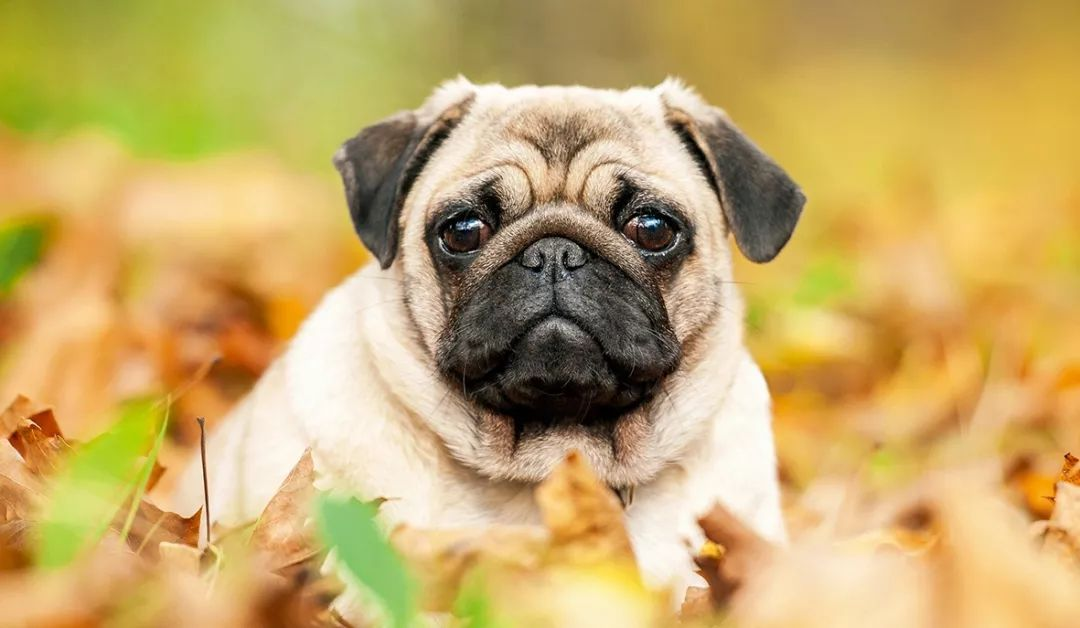
#> input picture opencv_learn/image/bage.jpeg, 1080 x 628 px, found by its file name
$ python opencv_demo1.py
#> lines starting #> are read from the running program, lines starting #| are printed output that depends on the picture
# -*- coding: utf-8 -*-
"""
基本操作
目标：
1.加载图片，显示图片，保存图片
2.使用到的函数：cv2.imread(),cv2.imshow(),cv2.imwrite()

加载图片
imread()参数:1.图片路径，2.读入方式
cv2.IMREAD_COLOR：彩色图，默认值为（1）
cv2.IMREAD_GRAYSCALE：灰度图，默认值(0)
cv2.IMREAD_UNCHANGED：包含透明通道的彩色图(-1)

显示图片
cv2.imshow（）参数：1.窗口的名字，2.要显示的名字

"""

import cv2

if __name__ == "__main__":
    # 加载图片
    img = cv2.imread(r"..\image\bage.jpeg", 0)
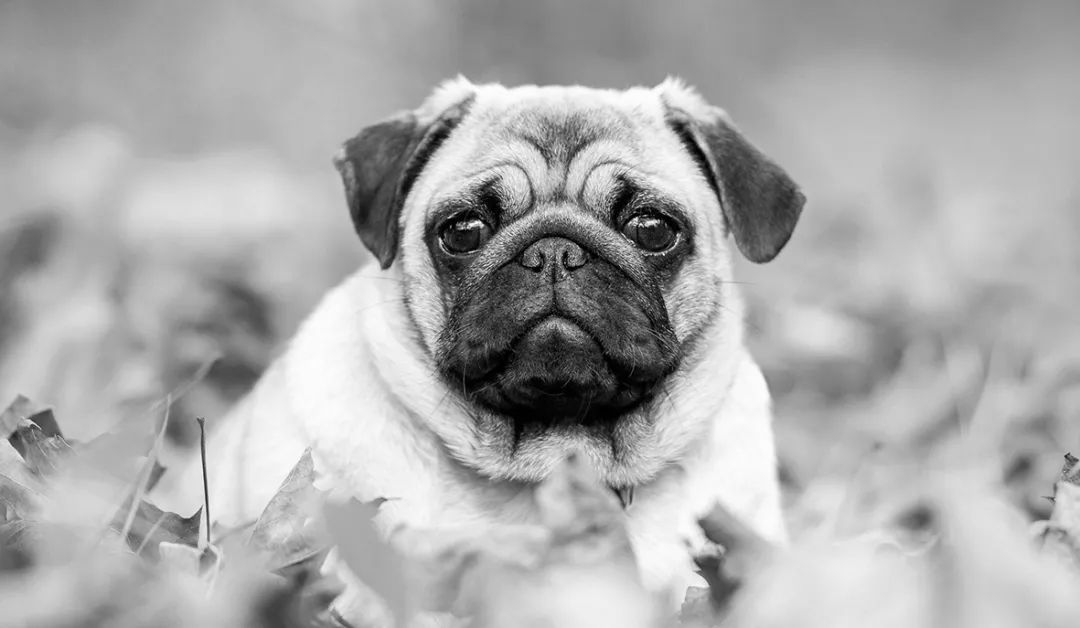
#> img: shape (628, 1080); min 0, max 255, mean 171.3
    img2 = cv2.imread(r"..\image\fadou.jpg", 1)
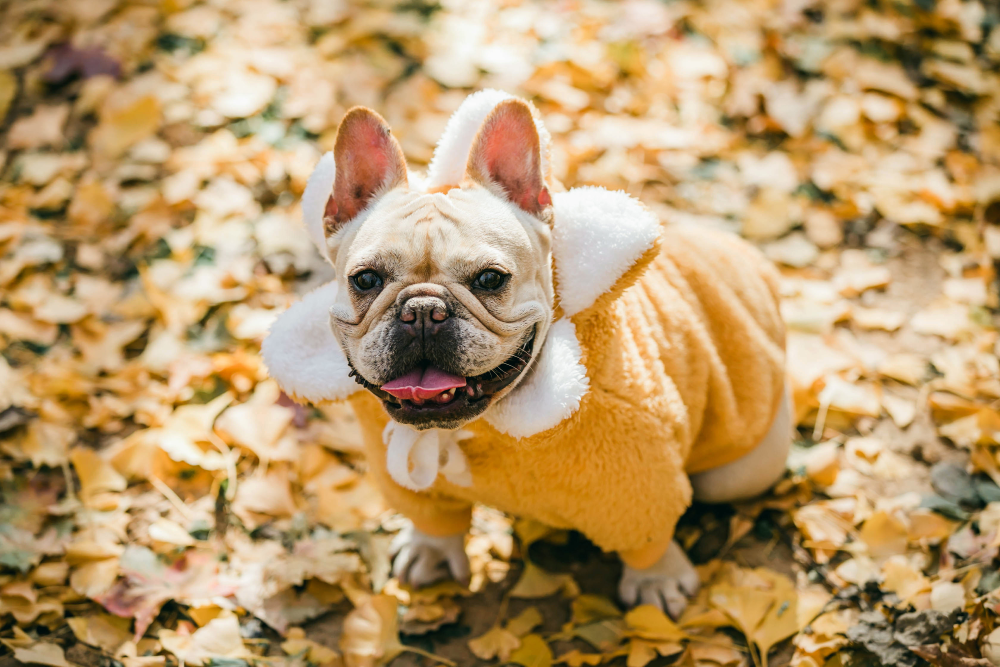
#> input picture opencv_learn/image/fadou.jpg, 3000 x 2000 px, found by its file name (shown at 1/3 size)
#> img2 is the input picture: shape (2000, 3000, 3); mean B, G, R 107.8, 153.6, 185.3

    # 显示图片
    cv2.imshow('bage', img)

    # 新建一个窗口，参数设置为窗口大小可调，默认参数为cv2.WINDOW_NORMAL,表示窗口大小自适应图片
    cv2.namedWindow("fadou", cv2.WINDOW_NORMAL)
    cv2.resizeWindow("fadou", 600, 450)
    cv2.imshow('fadou', img2)

    # 程序暂停，参数为等待时间，0为一直等待
    cv2.waitKey(0)

    # 保存图片
    # cv2.imwrite(r'..\image\bage_grayscale.jpg',img)
